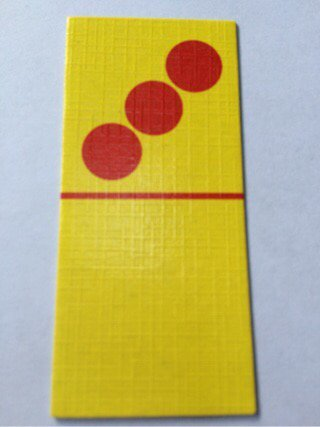
#> input picture domino.jpg, 320 x 427 px, found by its file name
$ python domino1.py
#> lines starting #> are read from the running program, lines starting #| are printed output that depends on the picture; after the words box and inside, x2 and y2 are one past the last pixel; in counts of white or black regions, pixels touching at a corner belong together
import cv2
import numpy as np

print(cv2.__version__)

def doNothing(x):
  pass

# window
cv2.namedWindow('Domino')

# Trackbar
cv2.createTrackbar('Low H', 'Domino', 0, 180, doNothing)
cv2.createTrackbar('High H', 'Domino', 180, 180, doNothing)
cv2.createTrackbar('Low S', 'Domino', 0, 255, doNothing)
cv2.createTrackbar('High S', 'Domino', 255, 255, doNothing)
cv2.createTrackbar('Low V', 'Domino', 0, 255, doNothing)
cv2.createTrackbar('High V', 'Domino', 255, 255, doNothing)

while True:
  LH = cv2.getTrackbarPos('Low H', 'Domino')
  HH = cv2.getTrackbarPos('High H', 'Domino')
  LS = cv2.getTrackbarPos('Low S', 'Domino')
  HS = cv2.getTrackbarPos('High S', 'Domino')
  LV = cv2.getTrackbarPos('Low V', 'Domino')
  HV = cv2.getTrackbarPos('High V', 'Domino')
  domino = cv2.imread("D:\Teknik Komputer\Semester 4\Kuliah\Pengolahan Citra dan Video\domino.jpg")
#> domino is the input picture: shape (427, 320, 3); mean B, G, R 114.1, 179.4, 191.2
  frameHSV = cv2.cvtColor(domino, cv2.COLOR_BGR2HSV)
#> frameHSV: shape (427, 320, 3); mean H, S, V 61.7, 131.1, 204.4
  frameSmooth = cv2.medianBlur(domino, 3)
  frameThreshold = cv2.inRange(frameSmooth, (LH, LS, LV), (HH, HS, HV))
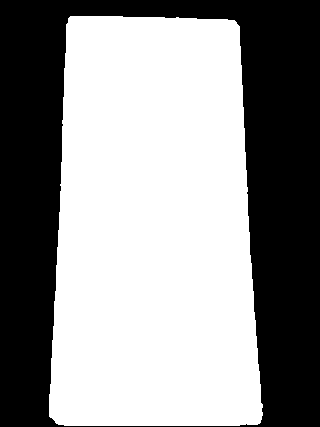
#> frameThreshold: shape (427, 320); 57.3% white; 1 black region, box (x1, y1, x2, y2) and area: (0, 0, 320, 427) 58401
  # frameThreshold = cv2.inRange(frameHSL, (99, 96, 0), (157, 180, 255))
  kernel = np.ones((10,10),np.uint8)
  closing = cv2.morphologyEx(frameThreshold, cv2.MORPH_CLOSE, kernel)
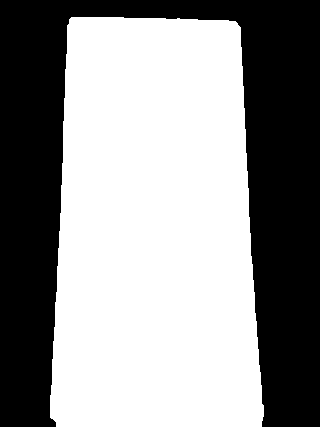
#> closing: shape (427, 320); 57.3% white; 1 black region

  contours, hier = cv2.findContours(closing, cv2.RETR_EXTERNAL, cv2.CHAIN_APPROX_SIMPLE)
#> contours = 1 contour; box (x1, y1, x2, y2) and area: (50, 17, 264, 427) 77698
  cv2.drawContours(domino, contours, -1, (255, 255, 0), 4)
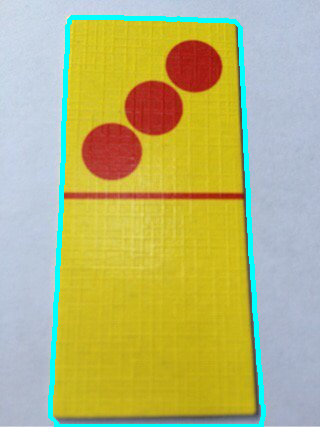
#> domino: shape (427, 320, 3); 4.02% of pixels changed, all inside (x1, y1, x2, y2) = (48, 15, 266, 427)
  cv2.imshow('Domino', domino)
  key = cv2.waitKey(30)
#> (key q is pressed here)
  if key == ord('q') or key == 27:
      break

$ run again, with naned.jpg copied over domino.jpg
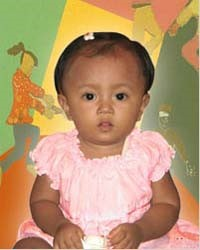
#> input picture naned.jpg, 200 x 250 px, found by its file name
#> domino is the input picture: shape (250, 200, 3); mean B, G, R 110.7, 149.9, 184.1
#> frameHSV: shape (250, 200, 3); mean H, S, V 33.3, 108.6, 188.5
#> `frameThreshold = cv2.inRange(frameSmooth, (LH, LS, LV), (HH, HS, HV))`:
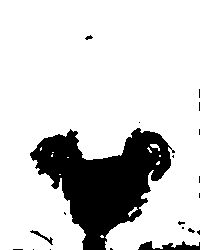
#> frameThreshold: shape (250, 200); 81.5% white; 20 black regions (15 under 20 px), largest, box (x1, y1, x2, y2) and area: (30, 128, 175, 250) 8735, (138, 241, 200, 250) 303, (30, 230, 53, 245) 73, (85, 35, 93, 40) 22, (188, 228, 195, 233) 20
#> closing: shape (250, 200); 84.1% white; 2 black regions
#> contours = 3 contours, 2 with area under 20; largest, box (x1, y1, x2, y2) and area: (0, 0, 200, 250) 41359
#> `cv2.drawContours(domino, contours, -1, (255, 255, 0), 4)`:
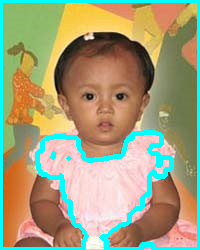
#> domino: shape (250, 200, 3); 10.17% of pixels changed, all inside (x1, y1, x2, y2) = (0, 0, 200, 250)
